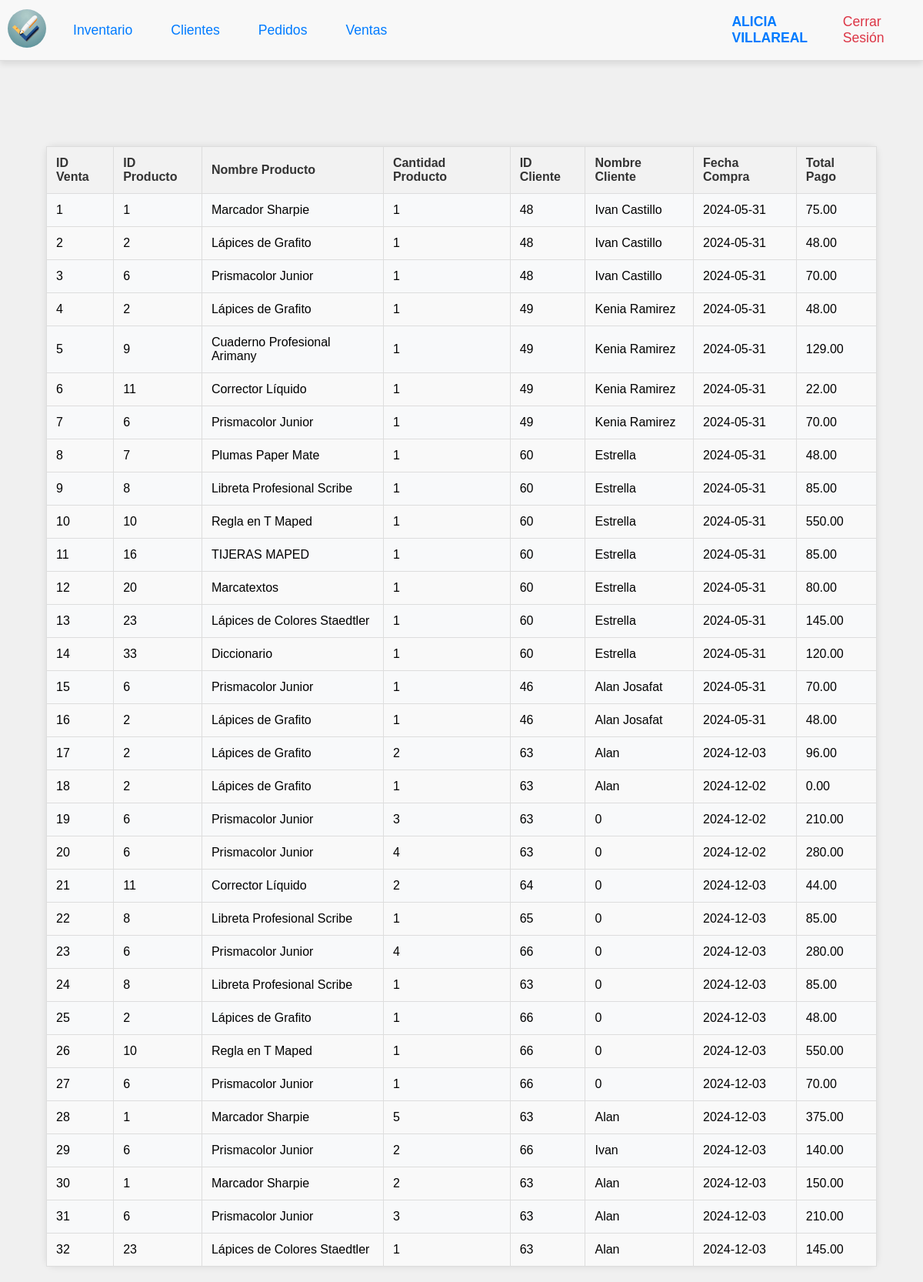
/SISTEMA_WEB/ventas.php (signed in), run on the app's committed database.
### tables this page shows
CREATE TABLE `ventas` (
  `id_venta` int(11) NOT NULL,
  `id_producto` int(11) NOT NULL,
  `nombre_producto` varchar(255) NOT NULL,
  `cantidad_producto` int(11) NOT NULL,
  `id_cliente` int(11) NOT NULL,
  `nombre_cliente` varchar(255) NOT NULL,
  `fecha_compra` date NOT NULL,
  `total_pago` decimal(10,2) NOT NULL
);

### SISTEMA_WEB/ventas.php (the view, shortened to what this page needs)
<?php
include "modelo/conexion.php";
?>
<!DOCTYPE html>
<html>
<head>
    <link rel="stylesheet" href="css/styleinicio.css">
    <link rel="stylesheet" href="css/styleinventario.css">
    <nav class="main-menu">
        <ul>
            <li><a href="inicio.php"><img src="img/logo.jpeg" class="menu-logo"></a></li>
            <li><a href="inventario.php" class="menu-item">Inventario</a></li>
            <li><a href="clientes.php" class="menu-item">Clientes</a></li>
            <li><a href="pedidos.php" class="menu-item">Pedidos</a></li>
            <li><a href="ventas.php" class="menu-item">Ventas</a></li>
        </ul>
        <li class="user-section">
            <span class="username"><?php echo $_SESSION["nombre"] . " " . $_SESSION["apellido"]; ?></span>
            <a id="logout-button" class="logout-button" href="controlador/controlador_cerrar_sesion.php">Cerrar Sesión</a>
        </li>
    </nav>
</head>
<body>
    <table>
        <thead>
            <tr>
                <th>ID Venta</th>
                <th>ID Producto</th>
                <th>Nombre Producto</th>
                <th>Cantidad Producto</th>
                <th>ID Cliente</th>
                <th>Nombre Cliente</th>
                <th>Fecha Compra</th>
                <th>Total Pago</th>
            </tr>
        </thead>
        <tbody>
            <?php
            $sql = "SELECT * FROM ventas";
            $resultado = $conexion->query($sql);
            if ($resultado->num_rows > 0) {
                while ($fila = $resultado->fetch_assoc()) {
            ?>
                    <tr>
                        <td><?php echo $fila['id_venta']; ?></td>
                        <td><?php echo $fila['id_producto']; ?></td>
                        <td><?php echo $fila['nombre_producto']; ?></td>
                        <td><?php echo $fila['cantidad_producto']; ?></td>
                        <td><?php echo $fila['id_cliente']; ?></td>
                        <td><?php echo $fila['nombre_cliente']; ?></td>
                        <td><?php echo $fila['fecha_compra']; ?></td>
                        <td><?php echo $fila['total_pago']; ?></td>
                    </tr>
            <?php
                }
            } else {
                echo "<tr><td colspan='8'>No hay ventas</td></tr>";
            }
            ?>
        </tbody>
    </table>
</body>
</html>

### SISTEMA_WEB/css/styleinicio.css (style rules this page uses)
body { font-family: Arial, sans-serif; background-color: #f0f0f0; display: flex; flex-direction: column; align-items: center; margin: 0; padding: 0; }
.main-menu { background-color: #f8f8f8; border-bottom: 1px solid #ddd; box-shadow: 0 4px 8px rgba(0, 0, 0, 0.1); padding: 10px 0; width: 100%; box-sizing: border-box; position: fixed; top: 0; left: 0; display: flex; justify-content: space-between; align-items: center; z-index: 1000; }
.main-menu ul { list-style: none; padding: 0; margin: 0; display: flex; align-items: center; width: 100%; }
.main-menu li { margin: 0 10px; }
.menu-logo { height: 50px; width: 50px; border-radius: 50%; object-fit: cover; }
.menu-item { text-decoration: none; color: #007bff; padding: 10px 15px; border-radius: 4px; font-size: 1.1em; transition: color 0.3s ease, transform 0.3s ease; }
.user-section { margin-left: auto; display: flex; align-items: center; }
.username { margin-right: 10px; font-weight: bold; color: #007bff; font-size: 1.1em; text-transform: uppercase; transition: color 0.3s ease; }
.logout-button { text-decoration: none; color: #dc3545; padding: 8px 12px; border-radius: 4px; font-size: 1.1em; transition: color 0.3s ease, transform 0.3s ease; }

### SISTEMA_WEB/css/styleinventario.css (style rules this page uses)
body { margin-top: 170px; }
table { border-collapse: collapse; width: 90%; margin: 20px auto; background-color: #f8f9fa; border-radius: 10px; box-shadow: 0 0 10px rgba(0, 0, 0, 0.1); }
th, td { text-align: left; padding: 12px; border: 1px solid #ddd; }
th { background-color: #f2f2f2; color: #333; }
tr:nth-child(even) { background-color: #f9f9f9; }

### data on the page
ventas: id_venta "1", id_producto "1", nombre_producto "Marcador Sharpie", cantidad_producto "1", id_cliente "48", nombre_cliente "Ivan Castillo", fecha_compra "2024-05-31", total_pago "75.00"
ventas: id_venta "2", id_producto "2", nombre_producto "Lápices de Grafito", cantidad_producto "1", id_cliente "48", nombre_cliente "Ivan Castillo", fecha_compra "2024-05-31", total_pago "48.00"
ventas: id_venta "3", id_producto "6", nombre_producto "Prismacolor Junior", cantidad_producto "1", id_cliente "48", nombre_cliente "Ivan Castillo", fecha_compra "2024-05-31", total_pago "70.00"
ventas: id_venta "4", id_producto "2", nombre_producto "Lápices de Grafito", cantidad_producto "1", id_cliente "49", nombre_cliente "Kenia Ramirez", fecha_compra "2024-05-31", total_pago "48.00"
ventas: id_venta "5", id_producto "9", nombre_producto "Cuaderno Profesional Arimany", cantidad_producto "1", id_cliente "49", nombre_cliente "Kenia Ramirez", fecha_compra "2024-05-31", total_pago "129.00"
ventas: id_venta "6", id_producto "11", nombre_producto "Corrector Líquido", cantidad_producto "1", id_cliente "49", nombre_cliente "Kenia Ramirez", fecha_compra "2024-05-31", total_pago "22.00"
ventas: id_venta "7", id_producto "6", nombre_producto "Prismacolor Junior", cantidad_producto "1", id_cliente "49", nombre_cliente "Kenia Ramirez", fecha_compra "2024-05-31", total_pago "70.00"
ventas: id_venta "8", id_producto "7", nombre_producto "Plumas Paper Mate", cantidad_producto "1", id_cliente "60", nombre_cliente "Estrella", fecha_compra "2024-05-31", total_pago "48.00"
ventas: id_venta "9", id_producto "8", nombre_producto "Libreta Profesional Scribe", cantidad_producto "1", id_cliente "60", nombre_cliente "Estrella", fecha_compra "2024-05-31", total_pago "85.00"
ventas: id_venta "10", id_producto "10", nombre_producto "Regla en T Maped", cantidad_producto "1", id_cliente "60", nombre_cliente "Estrella", fecha_compra "2024-05-31", total_pago "550.00"
ventas: id_venta "11", id_producto "16", nombre_producto "TIJERAS MAPED", cantidad_producto "1", id_cliente "60", nombre_cliente "Estrella", fecha_compra "2024-05-31", total_pago "85.00"
ventas: id_venta "12", id_producto "20", nombre_producto "Marcatextos", cantidad_producto "1", id_cliente "60", nombre_cliente "Estrella", fecha_compra "2024-05-31", total_pago "80.00"
ventas: id_venta "13", id_producto "23", nombre_producto "Lápices de Colores Staedtler", cantidad_producto "1", id_cliente "60", nombre_cliente "Estrella", fecha_compra "2024-05-31", total_pago "145.00"
ventas: id_venta "14", id_producto "33", nombre_producto "Diccionario", cantidad_producto "1", id_cliente "60", nombre_cliente "Estrella", fecha_compra "2024-05-31", total_pago "120.00"
ventas: id_venta "15", id_producto "6", nombre_producto "Prismacolor Junior", cantidad_producto "1", id_cliente "46", nombre_cliente "Alan Josafat", fecha_compra "2024-05-31", total_pago "70.00"
ventas: id_venta "16", id_producto "2", nombre_producto "Lápices de Grafito", cantidad_producto "1", id_cliente "46", nombre_cliente "Alan Josafat", fecha_compra "2024-05-31", total_pago "48.00"
ventas: id_venta "17", id_producto "2", nombre_producto "Lápices de Grafito", cantidad_producto "2", id_cliente "63", nombre_cliente "Alan", fecha_compra "2024-12-03", total_pago "96.00"
ventas: id_venta "18", id_producto "2", nombre_producto "Lápices de Grafito", cantidad_producto "1", id_cliente "63", nombre_cliente "Alan", fecha_compra "2024-12-02", total_pago "0.00"
ventas: id_venta "19", id_producto "6", nombre_producto "Prismacolor Junior", cantidad_producto "3", id_cliente "63", nombre_cliente "0", fecha_compra "2024-12-02", total_pago "210.00"
ventas: id_venta "20", id_producto "6", nombre_producto "Prismacolor Junior", cantidad_producto "4", id_cliente "63", nombre_cliente "0", fecha_compra "2024-12-02", total_pago "280.00"
ventas: id_venta "21", id_producto "11", nombre_producto "Corrector Líquido", cantidad_producto "2", id_cliente "64", nombre_cliente "0", fecha_compra "2024-12-03", total_pago "44.00"
ventas: id_venta "22", id_producto "8", nombre_producto "Libreta Profesional Scribe", cantidad_producto "1", id_cliente "65", nombre_cliente "0", fecha_compra "2024-12-03", total_pago "85.00"
ventas: id_venta "23", id_producto "6", nombre_producto "Prismacolor Junior", cantidad_producto "4", id_cliente "66", nombre_cliente "0", fecha_compra "2024-12-03", total_pago "280.00"
ventas: id_venta "24", id_producto "8", nombre_producto "Libreta Profesional Scribe", cantidad_producto "1", id_cliente "63", nombre_cliente "0", fecha_compra "2024-12-03", total_pago "85.00"
ventas: id_venta "25", id_producto "2", nombre_producto "Lápices de Grafito", cantidad_producto "1", id_cliente "66", nombre_cliente "0", fecha_compra "2024-12-03", total_pago "48.00"
ventas: id_venta "26", id_producto "10", nombre_producto "Regla en T Maped", cantidad_producto "1", id_cliente "66", nombre_cliente "0", fecha_compra "2024-12-03", total_pago "550.00"
ventas: id_venta "27", id_producto "6", nombre_producto "Prismacolor Junior", cantidad_producto "1", id_cliente "66", nombre_cliente "0", fecha_compra "2024-12-03", total_pago "70.00"
ventas: id_venta "28", id_producto "1", nombre_producto "Marcador Sharpie", cantidad_producto "5", id_cliente "63", nombre_cliente "Alan", fecha_compra "2024-12-03", total_pago "375.00"
ventas: id_venta "29", id_producto "6", nombre_producto "Prismacolor Junior", cantidad_producto "2", id_cliente "66", nombre_cliente "Ivan", fecha_compra "2024-12-03", total_pago "140.00"
ventas: id_venta "30", id_producto "1", nombre_producto "Marcador Sharpie", cantidad_producto "2", id_cliente "63", nombre_cliente "Alan", fecha_compra "2024-12-03", total_pago "150.00"
ventas: id_venta "31", id_producto "6", nombre_producto "Prismacolor Junior", cantidad_producto "3", id_cliente "63", nombre_cliente "Alan", fecha_compra "2024-12-03", total_pago "210.00"
ventas: id_venta "32", id_producto "23", nombre_producto "Lápices de Colores Staedtler", cantidad_producto "1", id_cliente "63", nombre_cliente "Alan", fecha_compra "2024-12-03", total_pago "145.00"

### other printed values
$_SESSION["nombre"] "ALICIA"
$_SESSION["apellido"] "VILLAREAL"
